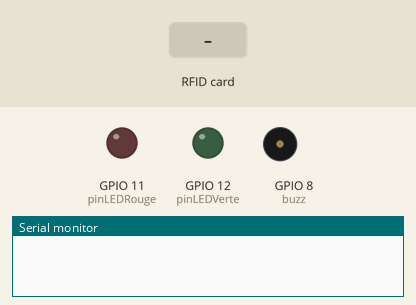
This sketch was run on a simulated ESP8266 (NodeMCU). On the bench: output pins drawn as LEDs (lit = HIGH), buzzer (waves = sounding), the last lines printed to the serial monitor. Inputs (shaded band) come from the test bench.

Above: at 1.2 s.
1.3 s: RFID card 5E 7A 19 C4 held to the reader
At 1.5 s:
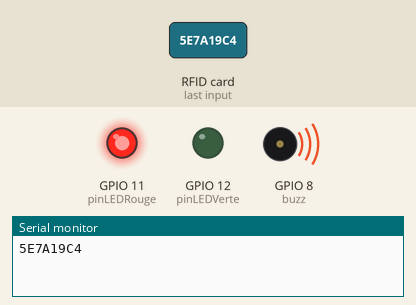
At 3.0 s:
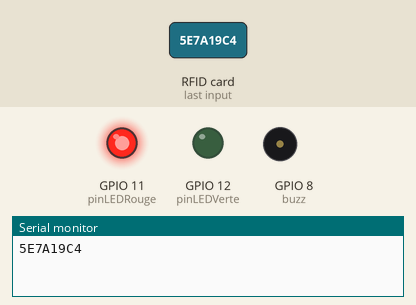
Timing chart, 0 to 5.8 s (numbered marks = the images above; inputs shaded):
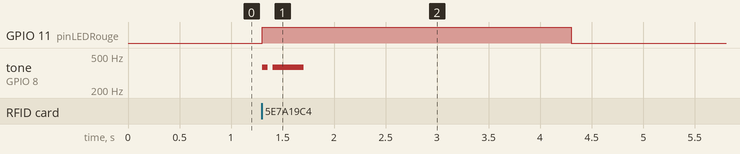

The sketch:

RFID.ino
```cpp
/*
 * Typical pin layout used:
 * -----------------------------------------------------------------------------------------
 *             MFRC522      Arduino       Arduino   Arduino    Arduino          Arduino
 *             Reader/PCD   Uno/101       Mega      Nano v3    Leonardo/Micro   Pro Micro
 * Signal      Pin          Pin           Pin       Pin        Pin              Pin
 * -----------------------------------------------------------------------------------------
 * RST/Reset   RST          9             5         D9         RESET/ICSP-5     RST
 * SPI SS      SDA(SS)      10            53        D10        10               10
 * SPI MOSI    MOSI         11 / ICSP-4   51        D11        ICSP-4           16
 * SPI MISO    MISO         12 / ICSP-1   50        D12        ICSP-1           14
 * SPI SCK     SCK          13 / ICSP-3   52        D13        ICSP-3           15
 */

#include <SPI.h>
#include <MFRC522.h>

const byte bonUID[4] = {245,100,55,70};
byte buzz = 8;
const int pinLEDVerte = 12; // LED verte
const int pinLEDRouge = 11; // LED rouge

// setup des pin.s de la carte pour lea connexion avec le module RFID
const int pinRST = 5;  // pin RST du module RC522
const int pinSDA = 53; // pin SDA du module RC522
MFRC522 rfid(pinSDA, pinRST);

void setup() {
    Serial.begin(9600);
    SPI.begin();
    rfid.PCD_Init();
    pinMode(pinLEDVerte, OUTPUT);
    pinMode(pinLEDRouge, OUTPUT);
    pinMode(buzz, OUTPUT);
}

void loop() {
    int refus = 0; // quand cette variable n'est pas nulle, c'est que le code est refusé

    if (rfid.PICC_IsNewCardPresent()) { // on a dédecté un tag
        if (rfid.PICC_ReadCardSerial()) { // on a lu avec succès son contenu
            for (byte i = 0; i < rfid.uid.size; i++) { // comparaison avec le bon UID
                Serial.print(rfid.uid.uidByte[i], HEX);
                if (rfid.uid.uidByte[i] != bonUID[i]) {
                    refus++;
                }
            }
            if (refus == 0) {// UID accepté
                // on allume la LED verte pendant trois secondes
                digitalWrite(pinLEDVerte, HIGH);
                tone(buzz,523,50);
                delay(50);
                tone(buzz, 783, 50);
                delay(50);
                tone(buzz, 1046, 50);
                delay(50);
                tone(buzz, 1568, 50);
                delay(50);
                tone(buzz, 2093, 70);
                delay(250);
                delay(2550);
                digitalWrite(pinLEDVerte, LOW);
            }

            else {  // UID refusé
                // on allume la LED rouge pendant trois secondes
                digitalWrite(pinLEDRouge, HIGH);
                tone(buzz,370,50);
                delay(100);
                tone(buzz, 370, 300);
                delay(1000);
                delay(1900);
                digitalWrite(pinLEDRouge, LOW);
            }
        }
    }
    delay(100);
}

/* EEPROM from internet */
// //Libraries
// #include <EEPROM.h>//https://github.com/esp8266/Arduino/blob/master/libraries/EEPROM/EEPROM.h
// //Constants
// #define EEPROM_SIZE 12
// void setup() {
//  //Init Serial USB
//  Serial.begin(115200);
//  Serial.println(F("Initialize System"));
//  //Init EEPROM
//  EEPROM.begin(EEPROM_SIZE);
//  //Write data into eeprom
//  int address = 0;
//  int boardId = 18;
//  EEPROM.put(address, boardId);
//  address += sizeof(boardId); //update address value
//  float param = 26.5;
//  EEPROM.put(address, param);
//  EEPROM.commit();
//  //Read data from eeprom
//  address = 0;
//  int readId;
//  EEPROM.get(address, readId);
//  Serial.print("Read Id = ");
//  Serial.println(readId);
//  address += sizeof(readId); //update address value
//  float readParam;
//  EEPROM.get(address, readParam); //readParam=EEPROM.readFloat(address);
//  Serial.print("Read param = ");
//  Serial.println(readParam);
//  EEPROM.end();
// }
// void loop() {}
```

Measured:
- after the input at 1.3 s, GPIO 11 (pinLEDRouge): LOW → HIGH at once, → LOW 3.0 s later; tone on GPIO 8 (buzz): silent → 370 Hz at once, → silent 0.05 s later, → 370 Hz 0.05 s later, → silent 0.30 s later
